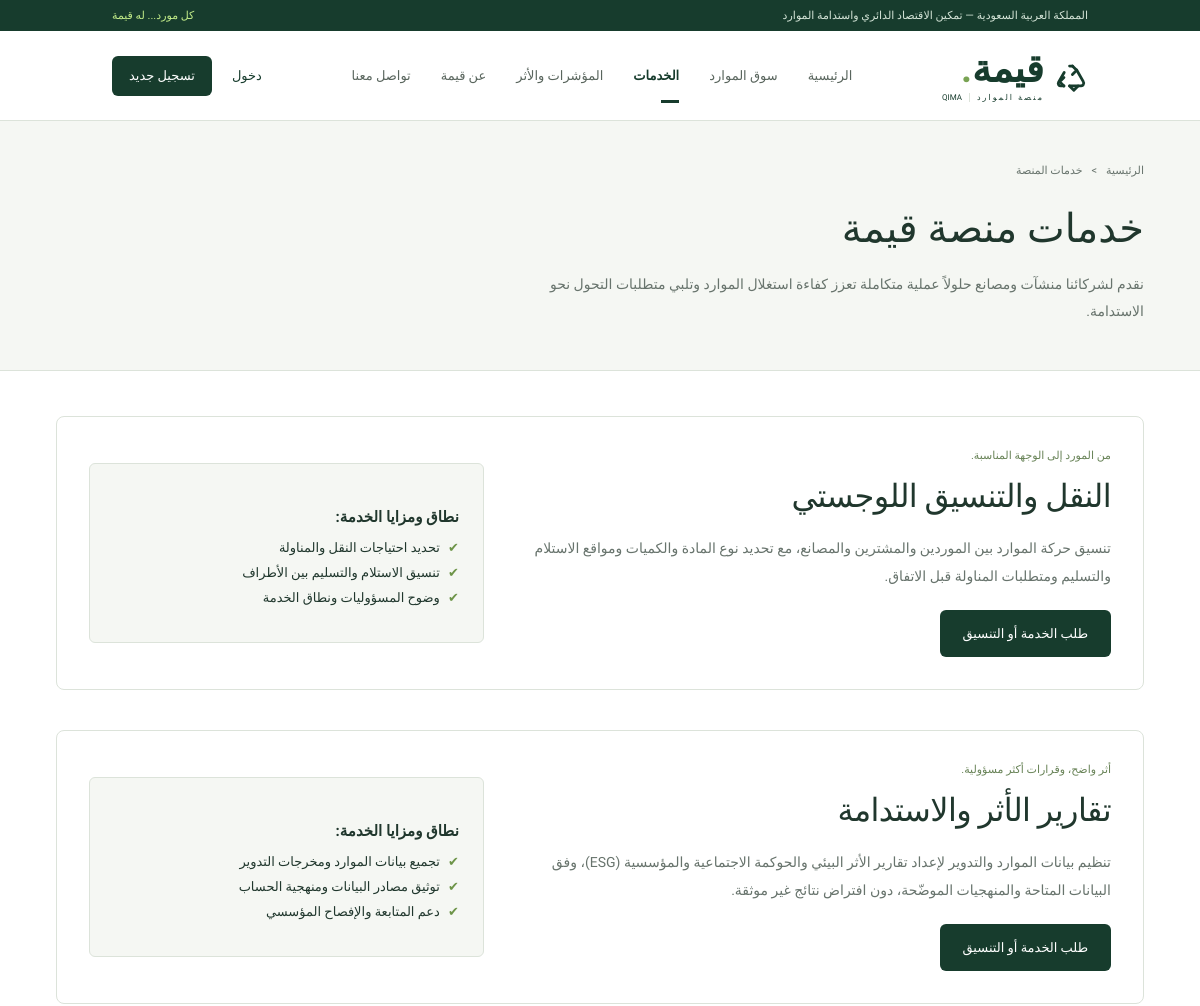
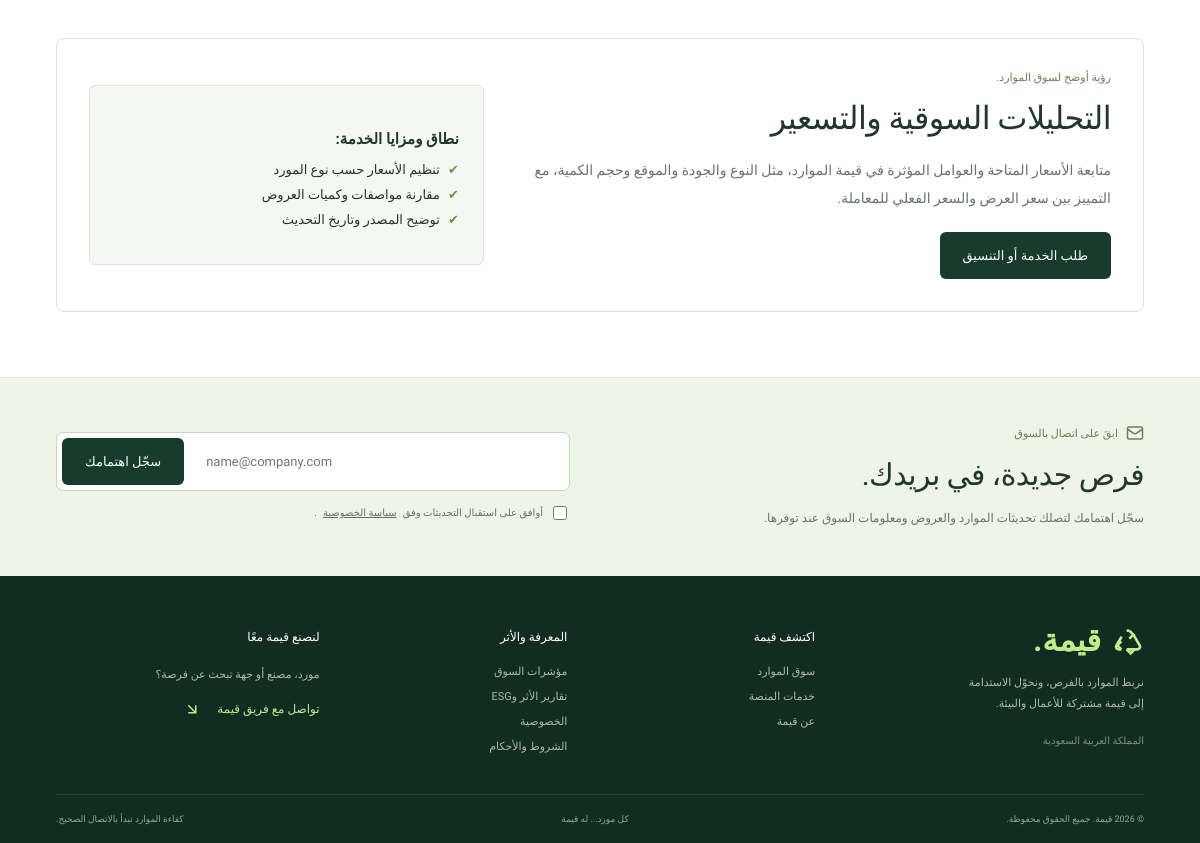
/services.php, run on the app's committed database (2 pictures, top to bottom).
### tables this page shows
CREATE TABLE IF NOT EXISTS `services` (
  `id` INT AUTO_INCREMENT PRIMARY KEY,
  `slug` VARCHAR(100) NOT NULL UNIQUE,
  `title` VARCHAR(150) NOT NULL,
  `short_desc` VARCHAR(255) NOT NULL,
  `description` TEXT NOT NULL,
  `items` JSON NULL,
  `created_at` TIMESTAMP DEFAULT CURRENT_TIMESTAMP
);

### config.php (called while the page is built, shortened)
<?php
function e($value): string {
    return htmlspecialchars((string)$value, ENT_QUOTES, 'UTF-8');
}

### services.php (the view, shortened to what this page needs)
<?php
require_once __DIR__ . '/config.php';
$db = getDB();
$services = $db->query("SELECT * FROM services ORDER BY id ASC")->fetchAll();
require_once __DIR__ . '/includes/header.php';
?>
<div class="page-banner">
    <div class="rail">
        <div class="breadcrumbs">
            <a href="<?= BASE_URL ?>/">الرئيسية</a> &gt; <span>خدمات المنصة</span>
        </div>
        <h1>خدمات منصة قيمة</h1>
        <p>نقدم لشركائنا منشآت ومصانع حلولاً عملية متكاملة تعزز كفاءة استغلال الموارد وتلبي متطلبات التحول نحو الاستدامة.</p>
    </div>
</div>
<div class="page-body rail">
    <div style="display:grid; gap:40px;">
        <?php foreach ($services as $srv):
            $items = json_decode($srv['items'] ?? '[]', true);
        ?>
            <div style="background:white; border:1px solid var(--line); border-radius:8px; padding:32px; display:grid; grid-template-columns:1.5fr 1fr; gap:35px; align-items:center;">
                <div>
                    <span class="eyebrow"><?= e($srv['short_desc']) ?></span>
                    <h2 style="margin-bottom:14px;"><?= e($srv['title']) ?></h2>
                    <p style="font-size:14px; line-height:2; color:var(--gray); margin-bottom:20px;">
                        <?= e($srv['description']) ?>
                    </p>
                    <a href="<?= BASE_URL ?>/contact.php?subject=<?= urlencode('استفسار عن خدمة: ' . $srv['title']) ?>" class="button button-dark">
                        طلب الخدمة أو التنسيق
                    </a>
                </div>
                <div style="background:var(--soft); padding:24px; border-radius:6px; border:1px solid var(--line);">
                    <h4 style="font-size:15px; margin-bottom:14px; font-weight:600;">نطاق ومزايا الخدمة:</h4>
                    <ul style="list-style:none; padding:0; display:grid; gap:10px; font-size:13px; color:var(--ink);">
                        <?php foreach ($items as $item): ?>
                            <li style="display:flex; align-items:center; gap:8px;">
                                <span style="color:#6d9448;">✔</span> <?= e($item) ?>
                            </li>
                        <?php endforeach; ?>
                    </ul>
                </div>
            </div>
        <?php endforeach; ?>
    </div>
</div>
<?php require_once __DIR__ . '/includes/footer.php'; ?>

### assets/css/style.css (style rules this page uses)
:root { --background: 0 0% 100%; --foreground: 158 25% 13%; --card: 0 0% 100%; --card-foreground: 158 25% 13%; --forest: #173c2d; --deep: #102a20; --lime: #c2ec89; --ink: #20372d; --soft: #f5f7f3; --gray: #68746d; --line: #dce3da; }
* { box-sizing: border-box; }
body { margin: 0; font-family: 'IBM Plex Sans Arabic', sans-serif; background: white; color: var(--ink); overflow-x: clip; direction: rtl; }
h1,h2,h3,p { margin: 0; }
a { color: inherit; text-decoration: none; }
button,a,input,select,textarea { -webkit-tap-highlight-color: transparent; }
html { scroll-behavior: smooth; scroll-padding-top: 90px; }
.rail { width: min(1280px, calc(100% - 112px)); margin-inline: auto; }
.button { display:inline-flex; justify-content:center; align-items:center; gap:14px; padding:13px 22px; min-height:47px; border:1px solid transparent; border-radius:6px; font-size:13px; font-weight:500; transition:background .2s, transform .2s; }
.button-dark { background:var(--forest); color:white; }
.eyebrow { display:flex; align-items:center; gap:8px; color:#688357; font-size:11px; font-weight:500; margin-bottom:10px; }
h2 { font-size:32px; font-weight:500; line-height:1.5; letter-spacing:-.6px; }
.page-banner { background:var(--soft); border-bottom:1px solid var(--line); padding-block:43px 46px; }
.breadcrumbs { display:flex; gap:9px; font-size:11px; color:var(--gray); margin-bottom:22px; }
.page-banner h1 { font-size:40px; font-weight:500; line-height:1.5; }
.page-banner p { max-width:650px; color:var(--gray); font-size:14px; line-height:1.9; margin-top:12px; }
.page-body { padding-block:45px 65px; min-height:360px; }

### data on the page
services: short_desc "من المورد إلى الوجهة المناسبة.", title "النقل والتنسيق اللوجستي", description "تنسيق حركة الموارد بين الموردين والمشترين والمصانع، مع تحديد نوع المادة والكميات ومواقع الاستلام والتسليم ومتطلبات المناولة قبل الاتفاق.", items "تحديد احتياجات النقل والمناولة", items "تنسيق الاستلام والتسليم بين الأطراف", items "وضوح المسؤوليات ونطاق الخدمة"
services: short_desc "أثر واضح، وقرارات أكثر مسؤولية.", title "تقارير الأثر والاستدامة", description "تنظيم بيانات الموارد والتدوير لإعداد تقارير الأثر البيئي والحوكمة الاجتماعية والمؤسسية (ESG)، وفق البيانات المتاحة والمنهجيات الموضّحة، دون افتراض نتائج غير موثقة.", items "تجميع بيانات الموارد ومخرجات التدوير", items "توثيق مصادر البيانات ومنهجية الحساب", items "دعم المتابعة والإفصاح المؤسسي"
services: short_desc "رؤية أوضح لسوق الموارد.", title "التحليلات السوقية والتسعير", description "متابعة الأسعار المتاحة والعوامل المؤثرة في قيمة الموارد، مثل النوع والجودة والموقع وحجم الكمية، مع التمييز بين سعر العرض والسعر الفعلي للمعاملة.", items "تنظيم الأسعار حسب نوع المورد", items "مقارنة مواصفات وكميات العروض", items "توضيح المصدر وتاريخ التحديث"
